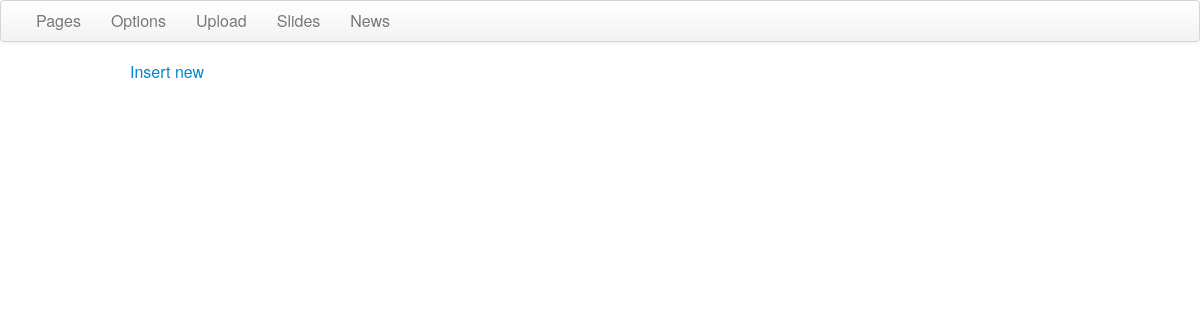
The page /CMS/slides/index (signed in) on the database as committed earlier.
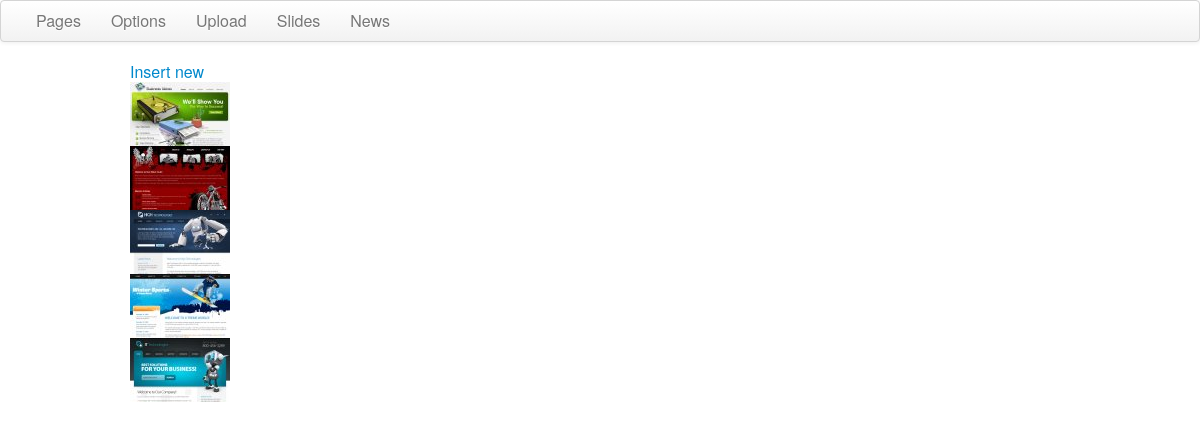
The same page on the database as committed later.
### tables this page shows
CREATE TABLE `slides` (
  `id` int(11) NOT NULL AUTO_INCREMENT,
  `upload_id` int(11) NOT NULL,
  `link` varchar(255) NOT NULL,
  `title` varchar(255) NOT NULL,
  PRIMARY KEY (`id`)
);

CREATE TABLE `upload` (
  `id` int(11) NOT NULL AUTO_INCREMENT,
  `file` varchar(255) NOT NULL,
  PRIMARY KEY (`id`)
);

### CMS/core/loader.php (called while the page is built)
<?php
    class Loader {
        private $_controller;
        private $_action;
        private $_urlValues;
        public function __construct($urlValues) {
            $this->_urlValues = $urlValues;
            if ($this->_urlValues["controller"] == "") {
                $this->_controller = "HomeController";
            } else {
                $this->_controller = ucfirst($this->_urlValues["controller"]) . "Controller";
            }
            if ($this->_urlValues["action"] == "") {
                $this->_action = "index";
            } else {
                $this->_action = $this->_urlValues["action"];
            }
        }
        public function createController() {
            if (class_exists($this->_controller)) {
                $parents = class_parents($this->_controller);
                if (in_array("BaseController", $parents)) {
                    if (method_exists($this->_controller, $this->_action)) {
                        return new $this->_controller($this->_action, $this->_urlValues);
                    } else {
                        echo "Bad action name";
                    }
                } else {
                    echo "Bad controller";
                }
            } else {
                echo "Bad URL";
            }
            return false;
        }
    }

### CMS/core/config.php (called while the page is built, shortened)
<?php
    require_once(CMS_PATH . "database/Database.php");
    require_once(CMS_PATH . "core/helpers.php");
    function autoLoader($class) {
        $matches = array();
        preg_match("/[A-Z][a-z]+$/", $class, $matches);
        $directory = strtolower($matches[0]) . "s";
        $filePath = CMS_PATH . "/" . $directory . "/" . $class . ".php";
        return false;
    }

### CMS/core/helpers.php (called while the page is built, shortened)
<?php
    function isAuthorized() {
        if (isset($_SESSION["logged_in"]) && $_SESSION["logged_in"] == true) {
            return true;
        }
        else {
            return false;
        }
    }

### CMS/controllers/BaseController.php (called while the page is built, shortened)
<?php
    class BaseController {
        private $_action = "";
        protected $template_dir = "views/";
        protected $vars = array();
        public function __construct($action, $urlValues) {
            $this->_action = $action;
        }
        public function executeAction() {
            return $this->{$this->_action}();
        }
        public function render($view_file) {
            self::render_view("template.php");
        }
        public function render_view($view_file) {
            require_once(CMS_PATH . $this->template_dir . $view_file);
        }
        public function __set($name, $value) {
            $this->vars[$name] = $value;
        }
        public function __get($name) {
            return $this->vars[$name];
        }
    }

### CMS/controllers/SlidesController.php (called while the page is built, shortened)
<?php
    class SlidesController extends BaseController {
    public function index() {
        $this->slides = SlidesModel::selectAllSlides();
        $this->render("slides/index.php");
    }
}

### CMS/models/SlidesModel.php (called while the page is built, shortened)
<?php
class SlidesModel extends BaseModel {
    public static function selectAllSlides() {
        $slidesTable = array("table" => "slides", "key" => "upload_id");
        $uploadTable = array("table" => "upload", "key" => "upload.id");
        return Database::selectElemetsWithJoin($uploadTable, $slidesTable);
    }
}

### CMS/database/Database.php (called while the page is built, shortened)
<?php
	class Database {
		private static function initConnection() {
			try {
				$dbh = new PDO('mysql:host=localhost;dbname=' . MYSQLDATABASE,
					MYSQLUSER, MYSQLPASSWORD, array(PDO::ATTR_PERSISTENT => true,
                        PDO::ATTR_ERRMODE => PDO::ERRMODE_WARNING));
			} catch(PDOException $e) {
				echo $e->getMessage();
			}
			return $dbh;
		}
        public static function selectElemetsWithJoin(array $tableLeft, array $tableRight, array $conditions = null, $order = NULL) {
                $query = "SELECT * FROM " . $tableLeft["table"] . " JOIN " . $tableRight["table"] . " ON ";
                $query .= $tableLeft["key"] . " = " . $tableRight["key"];
                $result = self::executeQuery($query, self::createParametersArray(null, $conditions));
                return $result->fetchAll(PDO::FETCH_ASSOC);
        }
		private static function createParametersArray($elementData, $conditions = null) {
			$parameters = array();
			return $parameters;
		}
		private static function executeQuery($query, $parameters = null, &$dbh = NULL) {
		    $dbh = self::initConnection();
			$sth = $dbh->prepare($query);
            $sth->execute();
			return $sth;
		}
    }

### CMS/views/slides/index.php (the view)
<a href="<?=ABSOLUTE_PATH?>slides/create/<?=$this->id?>"><?=_("Insert new")?></a>
<ul>
    <?php foreach($this->slides as $slide) : ?>
    <li>
        <a href="<?=ABSOLUTE_PATH?>slides/update/<?=$slide["id"]?>">
            <img src="<?=ABSOLUTE_SITE_PATH."upload/thumbnails/".$slide["file"]?>" alt="<?=$slide["title"]?>"/>
        </a>
    </li>
    <?php endforeach ?>
</ul>

### CMS/index.php (shortened to what this page needs)
<?php
    require_once("core/config.php");
    require_once(CMS_PATH . "core/loader.php");
    $loader = new Loader($_GET);
    $controller = $loader->createController();
    if($controller) {
        if(isAuthorized() || $controller->checkAction("login")) {
            $controller->executeAction();
        } else {
            redirect("home/login");
        }
    }

### CMS/views/template.php (shortened to what this page needs)
<!DOCTYPE html>
<html lang="en">
<head>
    <link rel="stylesheet" type="text/css"
          href="<?=ABSOLUTE_PATH?>views/style/css/bootstrap.css" />
    <link rel="stylesheet" type="text/css"
          href="<?=ABSOLUTE_PATH?>views/style/css/main.css" />
</head>
<body>
    <div class="navbar">
        <div class="navbar-inner">
            <ul class="nav">
                <li><a href="<?=ABSOLUTE_PATH?>page/index">Pages</a></li>
                <li><a href="<?=ABSOLUTE_PATH?>site/index"><?=_("Options")?></a></li>
                <li><a href="<?=ABSOLUTE_PATH?>upload/index"><?=_("Upload")?></a></li>
                <li><a href="<?=ABSOLUTE_PATH?>slides/index"><?=_("Slides")?></a></li>
                <li><a href="<?=ABSOLUTE_PATH?>news/index"><?=_("News")?></a></li>
            </ul>
        </div>
    </div>
    <div class="container">
        <?php $this->render_view($this->view_file) ?>
    </div>
</body>
</html>

Rows that differ between the two databases and show on the page:
added slides: upload.file (picture)
added slides: upload.file (picture)
added slides: upload.file (picture)
added slides: upload.file (picture)
added slides: upload.file (picture)
